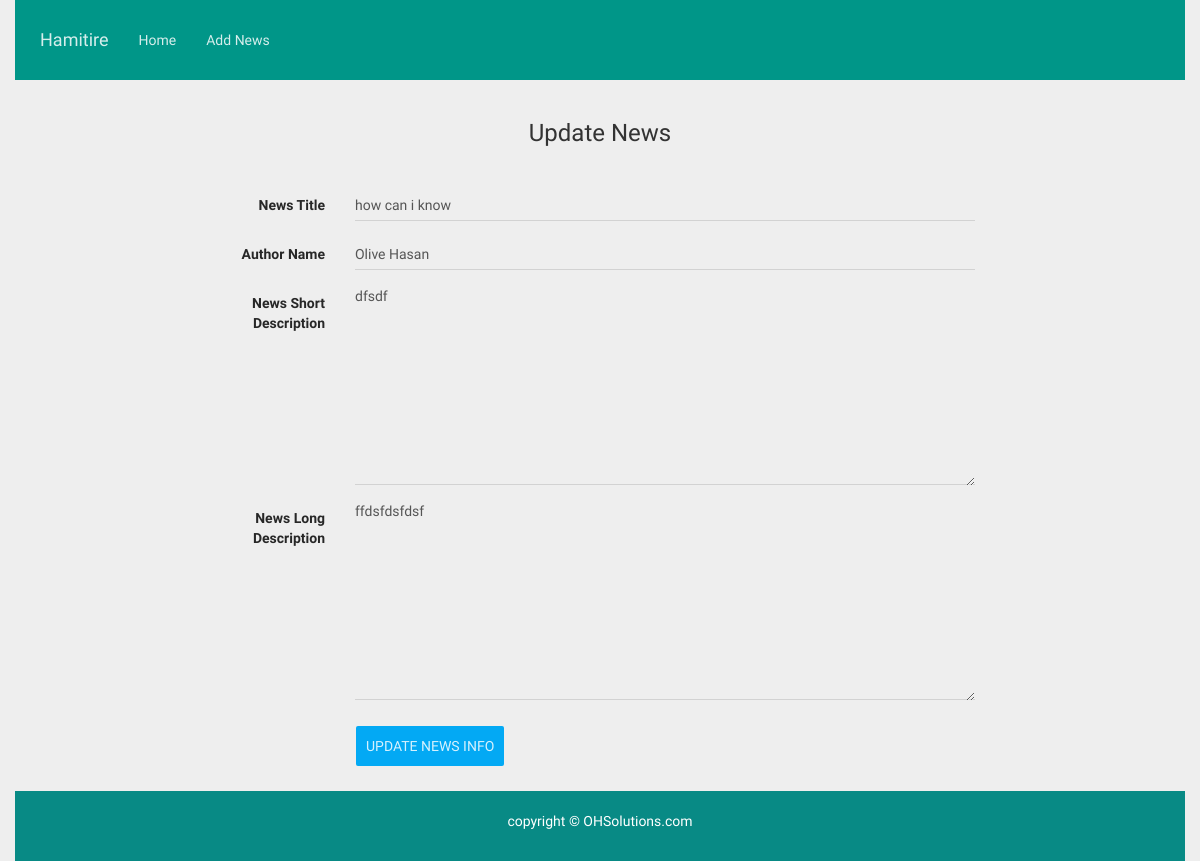
Screenshot of /edit_news.php?id=14 with the database file from the repository.
### tables this page shows
CREATE TABLE `tbl_news` (
  `news_id` int(11) NOT NULL,
  `news_title` varchar(255) NOT NULL,
  `author_name` varchar(255) NOT NULL,
  `news_short_description` text NOT NULL,
  `news_long_description` text NOT NULL,
  `created_at` timestamp NOT NULL DEFAULT CURRENT_TIMESTAMP ON UPDATE CURRENT_TIMESTAMP
);

### functions.php (called while the page is built, shortened)
<?php
require_once 'db_connect.php';
function Select_news_by_id($news_id)
{
	global $conn;
	$sql = "SELECT *
			FROM tbl_news
			WHERE news_id = '$news_id'";
	if(mysqli_query($conn, $sql))
	{
		$result = mysqli_query($conn, $sql);
		return $result;
	}
	else
	{
		die('Query Problem'.mysqli_error($conn));
	}
}
?>

### edit_news.php (the view, shortened to what this page needs)
<?php
	require_once 'header.php';
	require_once 'functions.php';
	$news_id = $_GET['id'];
	$query_result = Select_news_by_id($news_id);
	$row = mysqli_fetch_assoc($query_result);
?>
<div class="container-fluid">
	<div class="row">
		<div class="col-md-8 col-md-offset-2">
		<h3 class="text-center">Update News</h3>
			<hr>
			<form class="form-horizontal" role="form" action="" method="post">
				<div class="form-group">
					<label for="news_title" class="col-sm-2 control-label">
						News Title
					</label>
					<div class="col-sm-10">
						<input class="form-control" type="text" name="news_title" value="<?=$row['news_title'];?>" />
					</div>
				</div>
				<div class="form-group">
					<label for="author_name" class="col-sm-2 control-label">
						Author Name
					</label>
					<div class="col-sm-10">
						<input class="form-control" type="text" name="author_name" value="<?=$row['author_name'];?>" />
					</div>
				</div>
				<div class="form-group">
					<label for="news_short_description" class="col-sm-2 control-label">
						News Short Description
					</label>
					<div class="col-sm-10">
						<textarea class="form-control" rows="10" cols="5" name="news_short_description" /><?=$row['news_short_description'];?></textarea>
					</div>
				</div>
				<div class="form-group">
					<label for="news_long_description" class="col-sm-2 control-label">
						News Long Description
					</label>
					<div class="col-sm-10">
						<textarea class="form-control" rows="10" cols="5" name="news_long_description" /><?=$row['news_long_description'];?></textarea>
					</div>
				</div>
				<div class="form-group">
					<div class="col-sm-offset-2 col-sm-10">
						<input type="submit" name="submit" value="UPDATE NEWS INFO" class="btn btn-info" style="padding:10px;">
					</div>
				</div>
			</form>
		</div>
	</div>
</div>
<?php
	require_once 'footer.php';
?>

### rows the page displays
tbl_news: news_title "how can i know", author_name "Olive Hasan", news_short_description "dfsdf", news_long_description "ffdsfdsfdsf"
